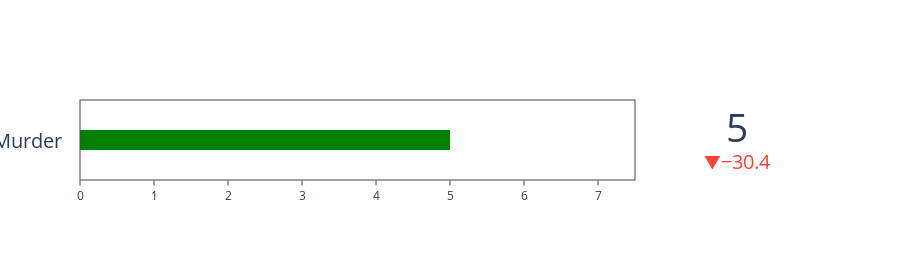

Source (notebook cell):
### Markdown cell above
## Bullet Chart

### Code cell
# I'll ue graph_objects to create a Bullet Chart that shows the murders for Florida 
# against the largest numbers in the US

import plotly.graph_objects as go

fig = go.Figure(go.Indicator(
    mode = "number+gauge+delta",
    gauge = {'shape': "bullet"},
    value = 5,
    delta = {'reference': 35.4},
    domain = {'x': [0, 1], 'y': [0, 1]},
    title = {'text': "Murder"}))
fig.update_layout(height = 260)
fig.show()

### Figure 1 — Plotly figure (JSON) as saved in the notebook; plotly's stock layout.template omitted (floating-point values rounded to 4 significant figures)
{"data": [{"delta": {"reference": 35.4}, "domain": {"x": [0, 1], "y": [0, 1]}, "gauge": {"shape": "bullet"}, "mode": "number+gauge+delta", "title": {"text": "Murder"}, "type": "indicator", "value": 5}], "layout": {"height": 260}}
